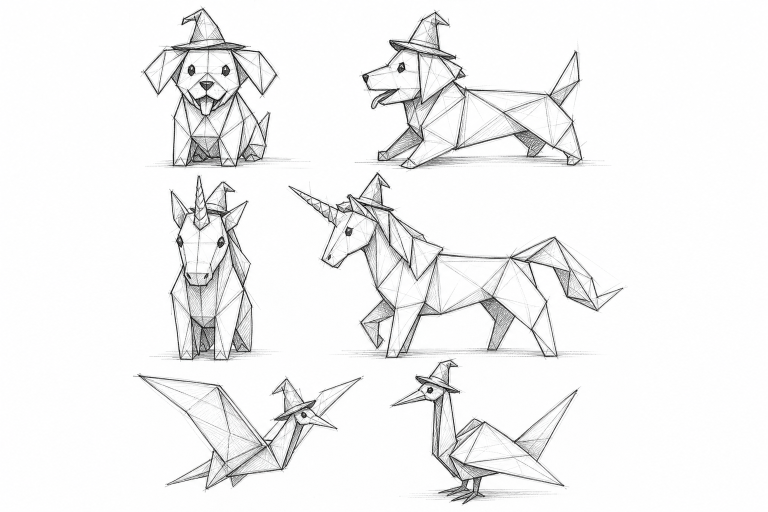
#> input picture concepts/animal_forms.png, 1536 x 1024 px, given in place of heroine_C_chibi.png, which was not available (shown at 1/2 size)
$ python cut7.py
#> lines starting #> are read from the running program, lines starting #| are printed output that depends on the picture; after the words box and inside, x2 and y2 are one past the last pixel; in counts of white or black regions, pixels touching at a corner belong together; pictures that were not available may be replaced by others from this repository, and a replacement may not be noted
import numpy as np, json
from PIL import Image
from scipy import ndimage as nd
def loadc(f):
#> called with f = 'heroine_C_chibi'
    im=np.array(Image.open(f"concepts/{f}.png").convert("RGB")).astype(np.float32)
    g=im.mean(2); sat=im.max(2)-im.min(2); return im,g,sat
#> after `sat = im.max(2) - im.min(2)`:
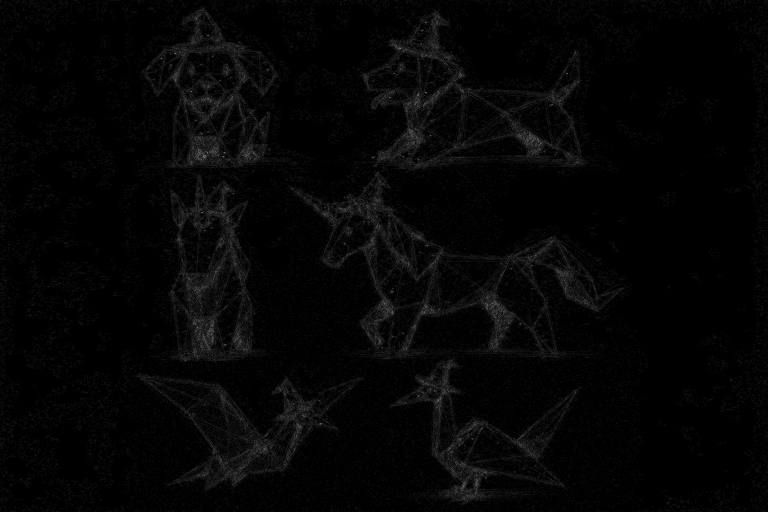
#> sat: shape (1024, 1536) float32 (shown at 1/2 size); min 0, max 20, mean 0.408; drawn with min black and max white
def fg(g,sat): return (g<225)|(sat>40)
def cutc(im,g,sat,box,H,pad=4):
    y0,y1,x0,x1=box; y0=max(0,y0-pad);x0=max(0,x0-pad);y1=min(g.shape[0],y1+pad);x1=min(g.shape[1],x1+pad)
    m=fg(g[y0:y1,x0:x1],sat[y0:y1,x0:x1]); m=nd.binary_dilation(m,iterations=2); fill=nd.binary_fill_holes(nd.binary_closing(m,iterations=3))
    lab,n=nd.label(fill)
    if n>1:
        sz=nd.sum(fill,lab,range(1,n+1)); fill=np.isin(lab,[i+1 for i,s in enumerate(sz) if s>0.02*sz.max()])
    a=(nd.gaussian_filter(fill.astype(np.float32),0.8)*255).clip(0,255)
    rgb=im[y0:y1,x0:x1]; out=np.dstack([rgb,a]).astype(np.uint8); img=Image.fromarray(out,"RGBA")
    ys,xs=np.where(fill); img=img.crop((xs.min(),ys.min(),xs.max()+1,ys.max()+1))
    # core: strongly red pixels
    r=rgb[ys.min():ys.max()+1,xs.min():xs.max()+1]; red=(r[...,0]-r[...,1]>90)&(r[...,0]>150)
    core=None
    if red.sum()>15:
        yy,xx=np.where(red); core=[round(float(xx.mean())/img.width,3),round(float(yy.mean())/img.height,3)]
    w=round(img.width*H/img.height); img=img.resize((w,H),Image.LANCZOS); return img,core
def segs(prof,minv,mingap):
    on=prof>minv; out=[]; i=0; n=len(on)
    while i<n:
        if on[i]:
            j=i
            while j<n and (on[j] or (j+mingap<n and on[j:j+mingap].any())): j+=1
            out.append((i,j)); i=j
        else: i+=1
    return out
def row_cut(f,H,prefix,centers,yr=None,start=0,force=None):
    im,g,sat=loadc(f); m=fg(g,sat); m=nd.binary_opening(m,iterations=1)
#> after `m = fg(g, sat)`:
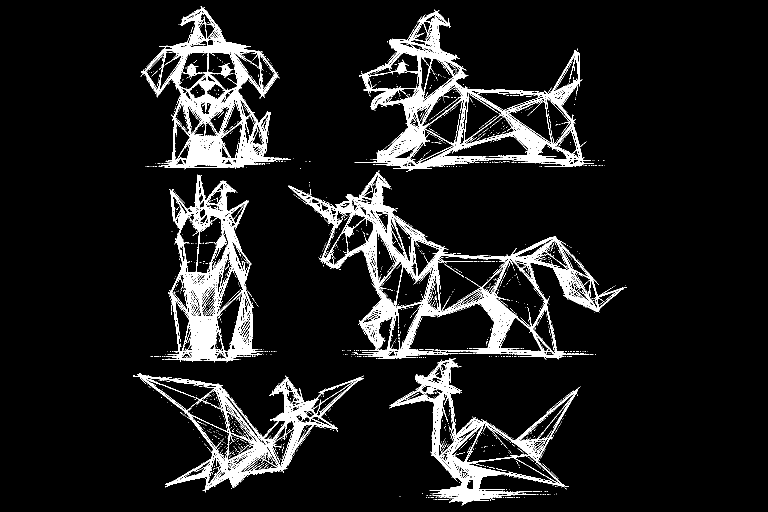
#> m: shape (1024, 1536) bool (shown at 1/2 size); 9.6% white; 1993 white regions (1943 under 20 px), largest, box (x1, y1, x2, y2) and area: (577, 341, 1247, 719) 34743, (709, 19, 1188, 344) 28239, (281, 12, 564, 339) 23646
#> after `m = nd.binary_opening(m, iterations=1)`:
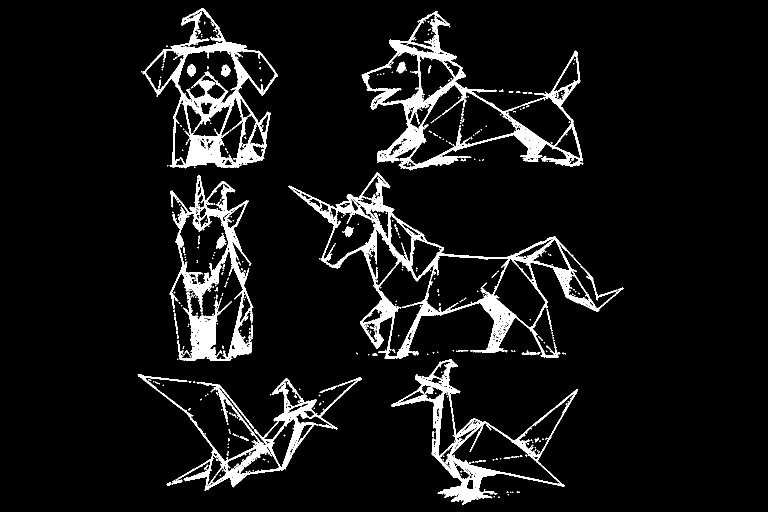
#> m: shape (1024, 1536) bool (shown at 1/2 size); 7.3% white; 380 white regions (317 under 20 px), largest, box (x1, y1, x2, y2) and area: (577, 344, 1247, 718) 25946, (723, 22, 1167, 341) 20926, (282, 16, 556, 337) 18867
    y0,y1=yr if yr else (0,g.shape[0]); col=nd.uniform_filter1d(m[y0:y1].sum(0).astype(float),7)
#> after `y0, y1 = yr if yr else (0, g.shape[0])`: y0 = 0; y1 = 1024
#> after `col = nd.uniform_filter1d(m[y0:y1].sum(0).astype(float), 7)`: col = 1536 values, max 351.6 at index 396, min 0 at index 0, mean 74.35
    cuts=[0]+[int(c0+np.argmin(col[int(c0):int(c1)])) for c0,c1 in [(centers[i]+(centers[i+1]-centers[i])*0.25,centers[i]+(centers[i+1]-centers[i])*0.75) for i in range(len(centers)-1)]]+[g.shape[1]]
#> cuts = [0, 241, 635, 793, 1190, 1536]
    if force: cuts=force
    meta={}
    for i in range(len(centers)):
        ca,cb=cuts[i],cuts[i+1]; x0=max(0,ca-90); x1=min(g.shape[1],cb+90); sub=m[y0:y1,x0:x1]; lab,n=nd.label(nd.binary_dilation(sub,iterations=1)); idx=range(1,n+1); sz=nd.sum(sub,lab,idx); cm=nd.center_of_mass(sub,lab,idx)
        sl=nd.find_objects(lab); keep=np.zeros_like(sub); xx=np.arange(x0,x1)[None,:]
        for k in range(n):
            if sz[k]<=30: continue
            a0,a1=x0+sl[k][1].start,x0+sl[k][1].stop; comp=(lab==k+1)
            spans=(a0<ca-40 and a1>ca+40) or (a0<cb-40 and a1>cb+40)
            if spans: keep|=comp&(xx>=ca)&(xx<cb)
            elif ca<=x0+cm[k][1]<cb: keep|=comp
        keep&=sub
        big=max(sz) if n else 1
        ys,xs=np.where(keep); im2=im[y0:y1,x0:x1].copy(); g2=g[y0:y1,x0:x1].copy(); s2=sat[y0:y1,x0:x1].copy()
        img,core=cutc(im2,g2,s2,(ys.min(),ys.max(),xs.min(),xs.max()),H,pad=2)
        k=start+i; img.save(f"assets/{prefix}_{k}.png"); meta[f"{prefix}_{k}"]=core
#> this loop made 1 pass
#> (ca, cb, big) on pass 1: (0, 241, 649)
#> pass 1, in row_cut, `sub = m[y0:y1, x0:x1]`:
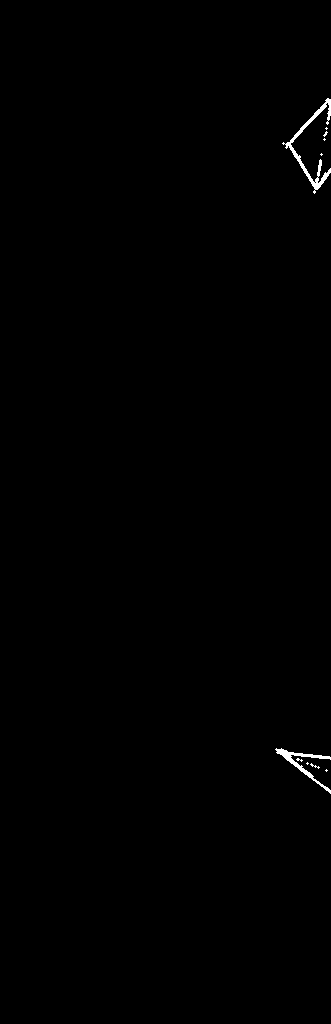
#> sub: shape (1024, 331) bool; 0.33% white; 10 white regions (8 under 20 px), largest, box (x1, y1, x2, y2) and area: (282, 98, 331, 194) 649, (275, 748, 331, 794) 417
#> pass 1, in row_cut, `im2 = im[y0:y1, x0:x1].copy()`:
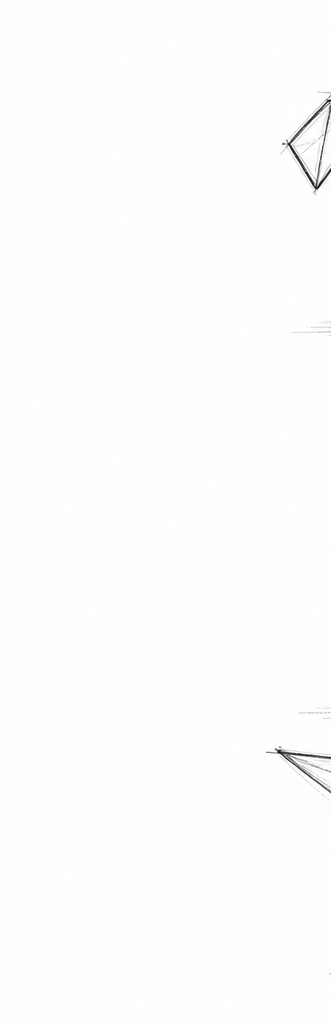
#> im2: shape (1024, 331, 3) float32; mean R, G, B 254.2, 254.2, 254.3
#> after the loop, meta = 0 items
    print(f,cuts); return meta

meta={}
#> (the run stopped early here; a loop or call above may not have finished)
